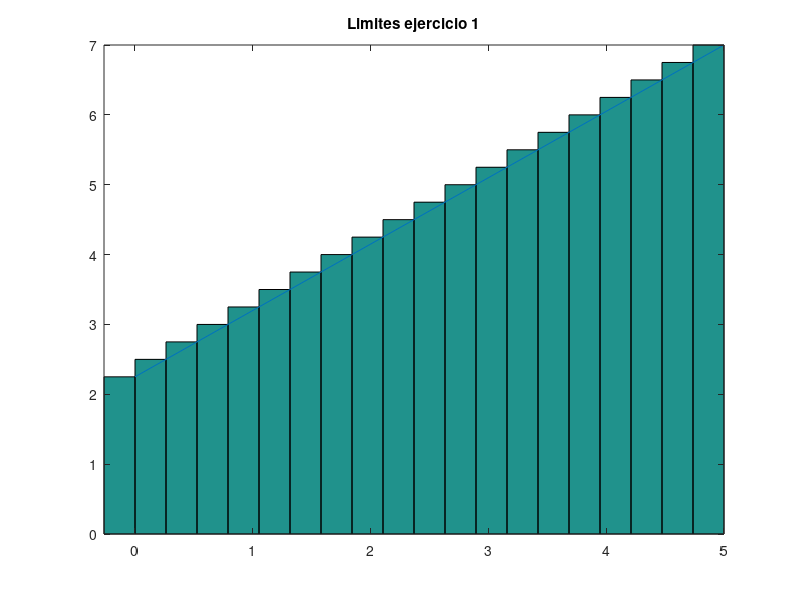

Recreate this plot in MATLAB.
% Octave Script
% Title			:Limites ej1.
% Description		:Script para desarrrollar el ejericio1 de Limites.
% Author		:Orlando Espinoza Valentin (Orlando-Esp) espinozaorlando978@gmail.com
% Date			:20210623
% sion		        :1
% Usage			:octave> /path/Teorema Del Valor Intermedio,LimitesEj01_OrlandoEspinozaValentin_3202.m
% Notes			:Requiere aplicacion octave-online usar en consola preferentemente. 
%program execution page :https://octave-online.net

%limpia la pantalla y las variables.
clc, clear
%Numero de rectangulos y define los intervalos.
a = 5;
b = 0;
n = 20;
base = (b-a)/n;
%Funcion definida.
x =a:base:(b-base);
%y esta representada por la variable altura
altura=((x.^2)+2);
%Valor de cada uno de los rectangulos.
area = base*altura;
x2 = linspace(5,0,20);
y2 = (x+2);
%inicio del  intervalo, fin del intervalo, numero de rectangulos.
xa = linspace(5,0,20);
yab =(x+2);
g = bar(xa,yab,'histc');
hold on
%Grafica la funcion
plot(x2,y2);
%Titulo
title("Limites ejercicio 1");
axis tight
